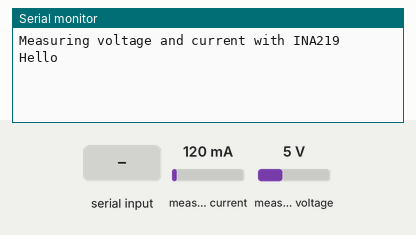
Recording of a sketch running on a simulated Arduino Uno, built with avr-gcc and run on an emulated ATmega328P. Parts: the last lines printed to the serial monitor. The inputs (shaded band) are chosen by the test bench; at power-on: measured current 120 mA, measured voltage 5 V. The modem accepts every AT command (registered, SIM ready, sends succeed) and sends nothing else.

Above: at 0.8 s.
0.9 s: "1" received over the second serial link
At 3.2 s:
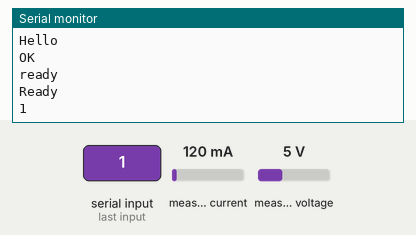
3.5 s: measured current set to 40 mA
At 8.7 s:
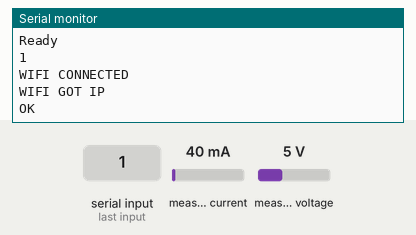
9.5 s: measured voltage set to 0.3 V
At 14.6 s:
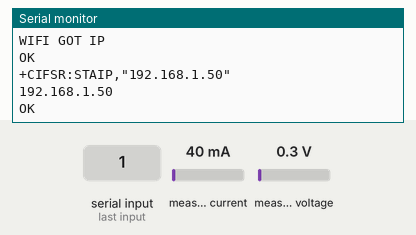
17.5 s: "0" received over the second serial link
24.7 s: measured current set to 500 mA
At 28.5 s:
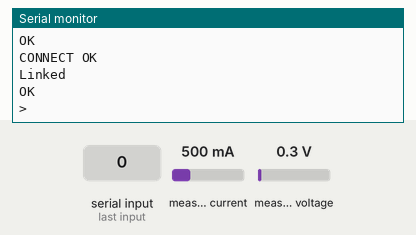

The sketch:

ESP_DynamicPost_18.03.21.ino
```cpp
#include <SoftwareSerial.h>
#include <Wire.h>
#include <Adafruit_INA219.h>
Adafruit_INA219 ina219;
#define DEBUG true

SoftwareSerial esp8266(9,4); //RX IS 4 on arduino, TX is 9 on arduino
String password = "BD9x388G";
String accessPoint = "Digicel_WiFi_U957";
String data;
String cipsend;

  float voltage_V = 0,shuntVoltage_mV,busVoltage_V;
  float current_mA = 0;
  float power_mW = 0;
  float energy_Wh=0;
  long time_s=0;


void setup()
{
  Serial.begin(9600);
  uint32_t currentFrequency;
  ina219.begin();
  Serial.println("Measuring voltage and current with INA219");
  esp8266.begin(9600); // your esp's baud rate might be
  Serial.println("Hello");
  sendData("AT+RST\r\n", 2000, DEBUG); // reset module - Command to reset wifi module must be first
  delay(5000);
  String wifi = "AT+CWJAP=\"";
  wifi += accessPoint;
  wifi += "\",\"";
  wifi += password;
  wifi += "\"\r\n";
  sendData(wifi, 1000, DEBUG);
  sendData("AT+CIFSR\r\n", 5000, DEBUG); // get ip address
  delay(3000);
  getData();
  delay(2000);
  post();
}
void loop()
{
  getData();
  delay(2000);
}
void post()
{
  sendData ("AT+CIPSTART=\"TCP\",\"192.168.100.68\",3000\r\n", 5000, DEBUG);//5000 is the timeout variable
  delay(3000);
//int voltage = 45;
//int current = 45;
//int power = 45;


 String sensorData;
  sensorData += "{\"voltage\":";
  sensorData += "\"";
  sensorData += voltage_V;
  sensorData += "\"";

  sensorData += ",\"current\":";
  sensorData += "\"";
  sensorData += current_mA;
  sensorData += "\"";


  sensorData += ",\"power\":";
  sensorData += "\"";
  sensorData += power_mW;
  sensorData += "\"";
  sensorData += "}";


  int sensorDatalength = sensorData.length();
  data += "POST /datas HTTP/1.1\r\nHost: 192.168.100.68:3000\r\nContent-Type: application/json\r\nContent-Length: ";
  data += sensorDatalength;
  data += "\r\n\r\n";
  data += sensorData;
  data += "\r\n\r\n";

  int datalength = data.length();
  cipsend += "AT+CIPSEND="; //Appending onto string
  cipsend += datalength;
  cipsend += "\r\n";


  sendData (cipsend, 1000, DEBUG);
  sendData(data, 5000, DEBUG);
}
String sendData(String command, const int timeout, boolean debug)
{
  String response = "";
  esp8266.print(command); // send the read character to the esp8266
  long int time = millis();
  while ( (time + timeout) > millis())
  {
    while (esp8266.available())
    {
      // The esp has data so display its output to the serial window
      char c = esp8266.read(); // read the next character.
      response += c;
    }
  }
  if (debug)
  {
    Serial.print(response);
  }
  return response;
}

void getData(){


 time_s=millis()/(1000); // convert time to sec
 busVoltage_V = ina219.getBusVoltage_V();
 shuntVoltage_mV = ina219.getShuntVoltage_mV();
 voltage_V = busVoltage_V + (shuntVoltage_mV / 1000);
 current_mA = ina219.getCurrent_mA();
 //power_mW = ina219.getPower_mW();
 power_mW=current_mA*voltage_V;
 energy_Wh=(power_mW*time_s)/3600;   //energy in watt hour


  Serial.print("Bus Voltage:   "); Serial.print(busVoltage_V); Serial.println(" V");
  Serial.print("Shunt Voltage: "); Serial.print(shuntVoltage_mV); Serial.println(" mV");
  Serial.print("Load Voltage:  "); Serial.print(voltage_V); Serial.println(" V");
  Serial.print("Current:       "); Serial.print(current_mA); Serial.println(" mA");
  Serial.print("Power:         "); Serial.print(power_mW); Serial.println(" mW");
  Serial.print("Energy:        "); Serial.print(energy_Wh); Serial.println(" mWh");
  Serial.println("----------------------------------------------------------------------------");
}
```

Measured:
- after the input at 0.9 s, the serial monitor: prints a new line after 1.1 s (image 1)
